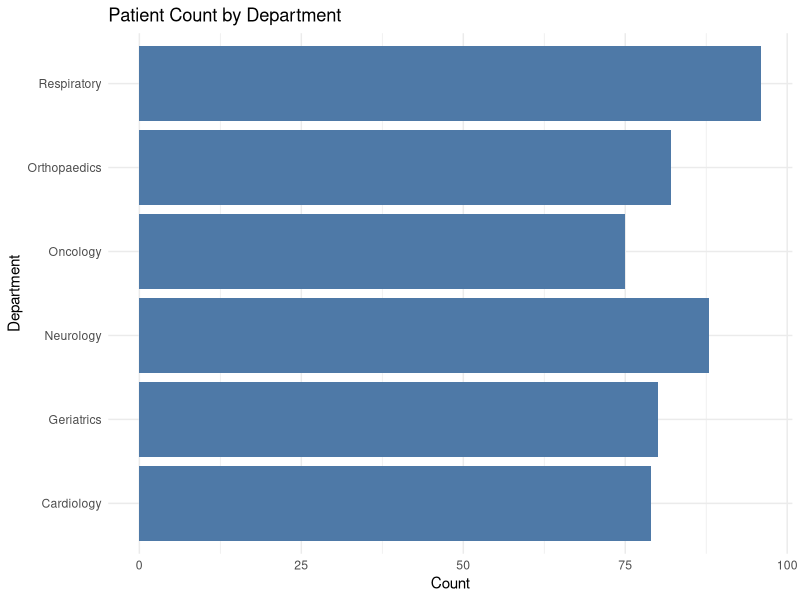
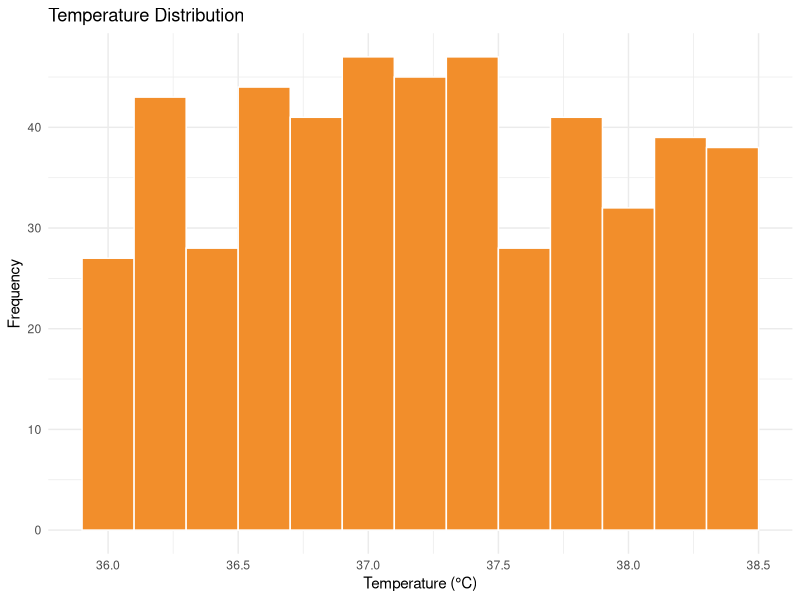

Generate these figures, in order, with R:
## ---- chunk 1
knitr::opts_chunk$set(echo = FALSE, warning = FALSE, message = FALSE)
library(dplyr)
library(jsonlite)
library(purrr)
library(readr)
library(ggplot2)
df <- read_csv("output/cleaned_clinical_visits.csv")
qa_issues <- read_csv("output/qa_issues.csv")
## ---- chunk 2
head(df, 5)
## ---- chunk 3
qa_issues %>%
  group_by(reason = case_when(
    is.na(age) ~ "Missing age",
    is.na(gender) ~ "Missing gender",
    is.na(bp) ~ "Missing BP",
    is.na(temp) ~ "Missing temp",
    TRUE ~ "Other"
  )) %>%
  summarise(count = n()) %>%
  arrange(desc(count))
## ---- chunk 4
df %>%
  group_by(department, admitted) %>%
  summarise(
    total_patients = n(),
    avg_age = round(mean(age, na.rm = TRUE), 1),
    avg_temp = round(mean(temp, na.rm = TRUE), 1),
    .groups = "drop"
  ) %>%
  arrange(desc(total_patients))
## ---- chunk 5
ggplot(df, aes(x = department)) +
  geom_bar(fill = "#4e79a7") +
  theme_minimal() +
  coord_flip() +
  labs(title = "Patient Count by Department", x = "Department", y = "Count")
## ---- chunk 6
ggplot(df, aes(x = temp)) +
  geom_histogram(binwidth = 0.2, fill = "#f28e2b", color = "white") +
  theme_minimal() +
  labs(title = "Temperature Distribution", x = "Temperature (°C)", y = "Frequency")
